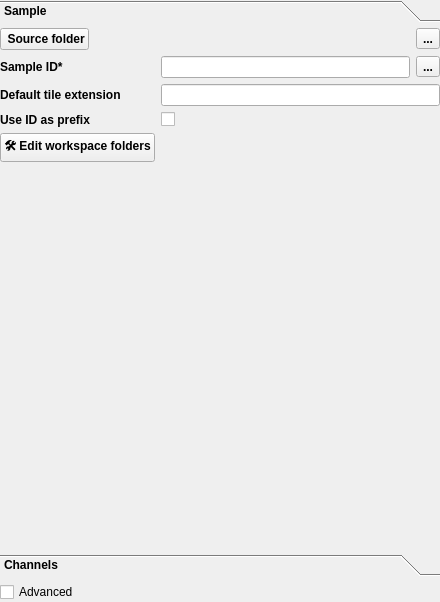
<?xml version="1.0" encoding="UTF-8"?>
<ui version="4.0">
 <class>SampleTab</class>
 <widget class="QWidget" name="SampleTab">
  <property name="geometry">
   <rect>
    <x>0</x>
    <y>0</y>
    <width>440</width>
    <height>602</height>
   </rect>
  </property>
  <property name="windowTitle">
   <string>Form</string>
  </property>
  <layout class="QVBoxLayout" name="verticalLayout">
   <property name="leftMargin">
    <number>0</number>
   </property>
   <property name="topMargin">
    <number>0</number>
   </property>
   <property name="rightMargin">
    <number>0</number>
   </property>
   <property name="bottomMargin">
    <number>0</number>
   </property>
   <item>
    <widget class="QToolBox" name="toolBox">
     <property name="font">
      <font>
       <bold>true</bold>
      </font>
     </property>
     <property name="currentIndex">
      <number>0</number>
     </property>
     <widget class="QWidget" name="samplePage">
      <property name="geometry">
       <rect>
        <x>0</x>
        <y>0</y>
        <width>440</width>
        <height>514</height>
       </rect>
      </property>
      <attribute name="label">
       <string>Sample</string>
      </attribute>
      <layout class="QFormLayout" name="formLayout">
       <property name="leftMargin">
        <number>0</number>
       </property>
       <property name="topMargin">
        <number>0</number>
       </property>
       <property name="rightMargin">
        <number>0</number>
       </property>
       <property name="bottomMargin">
        <number>0</number>
       </property>
       <item row="0" column="0">
        <widget class="QPushButton" name="srcFolderBtn">
         <property name="font">
          <font>
           <bold>true</bold>
          </font>
         </property>
         <property name="toolTip">
          <string>Select the sample forlder.</string>
         </property>
         <property name="whatsThis">
          <string>&lt;html&gt;&lt;head/&gt;&lt;body&gt;&lt;p&gt;Select the sample folder.&lt;/p&gt;&lt;p&gt;This should be the main folder of the sample, not the subfolder containing e.g. the raw data as all files will be read from and saved to this folder.&lt;/p&gt;&lt;/body&gt;&lt;/html&gt;</string>
         </property>
         <property name="text">
          <string> Source folder</string>
         </property>
         <property name="icon">
          <iconset theme="folder">
           <normaloff>.</normaloff>.</iconset>
         </property>
         <property name="shortcut">
          <string>Ctrl+O</string>
         </property>
        </widget>
       </item>
       <item row="0" column="1">
        <layout class="QHBoxLayout" name="horizontalLayout_10">
         <item>
          <widget class="QLabel" name="srcFolderTxt">
           <property name="sizePolicy">
            <sizepolicy hsizetype="Preferred" vsizetype="MinimumExpanding">
             <horstretch>0</horstretch>
             <verstretch>0</verstretch>
            </sizepolicy>
           </property>
           <property name="text">
            <string/>
           </property>
           <property name="wordWrap">
            <bool>true</bool>
           </property>
          </widget>
         </item>
         <item>
          <widget class="QToolButton" name="srcFolderBtnInfoToolButton">
           <property name="text">
            <string>...</string>
           </property>
           <property name="icon">
            <iconset resource="icons.qrc">
             <normaloff>:/icons/icons/info.svg</normaloff>:/icons/icons/info.svg</iconset>
           </property>
          </widget>
         </item>
        </layout>
       </item>
       <item row="1" column="0">
        <widget class="QLabel" name="sampleIdLabel">
         <property name="font">
          <font>
           <bold>true</bold>
          </font>
         </property>
         <property name="toolTip">
          <string>The unique ID of the sample</string>
         </property>
         <property name="whatsThis">
          <string>&lt;html&gt;&lt;head/&gt;&lt;body&gt;&lt;p&gt;The ID of the sample. Any string (ideally short) containing &lt;span style=&quot; font-weight:700;&quot;&gt;alphanumerical characters and underscores&lt;/span&gt;.&lt;/p&gt;&lt;p&gt;It is important that this ID remain &lt;span style=&quot; font-weight:700;&quot;&gt;unique within a study&lt;/span&gt; as this will be used to identify samples in the summary.&lt;/p&gt;&lt;/body&gt;&lt;/html&gt;</string>
         </property>
         <property name="text">
          <string>Sample ID*</string>
         </property>
         <property name="buddy">
          <cstring>sampleIdTxt</cstring>
         </property>
        </widget>
       </item>
       <item row="1" column="1">
        <layout class="QHBoxLayout" name="horizontalLayout_9">
         <item>
          <widget class="QLineEdit" name="sampleIdTxt"/>
         </item>
         <item>
          <widget class="QToolButton" name="sampleIdLabelInfoToolButton">
           <property name="text">
            <string>...</string>
           </property>
           <property name="icon">
            <iconset resource="icons.qrc">
             <normaloff>:/icons/icons/info.svg</normaloff>:/icons/icons/info.svg</iconset>
           </property>
          </widget>
         </item>
        </layout>
       </item>
       <item row="2" column="0">
        <widget class="QLabel" name="defautlTileExtensionLabel">
         <property name="font">
          <font>
           <bold>true</bold>
          </font>
         </property>
         <property name="toolTip">
          <string>Prefix all the file names by the sample ID</string>
         </property>
         <property name="text">
          <string>Default tile extension</string>
         </property>
         <property name="buddy">
          <cstring>sampleIdTxt</cstring>
         </property>
        </widget>
       </item>
       <item row="2" column="1">
        <widget class="QLineEdit" name="defaultTileExtensionLineEdit"/>
       </item>
       <item row="3" column="0">
        <widget class="QLabel" name="useIdAsPrefixLabel">
         <property name="font">
          <font>
           <bold>true</bold>
          </font>
         </property>
         <property name="toolTip">
          <string>Prefix all the file names by the sample ID</string>
         </property>
         <property name="text">
          <string>Use ID as prefix</string>
         </property>
         <property name="buddy">
          <cstring>sampleIdTxt</cstring>
         </property>
        </widget>
       </item>
       <item row="3" column="1">
        <widget class="QCheckBox" name="useIdAsPrefixCheckBox">
         <property name="text">
          <string/>
         </property>
        </widget>
       </item>
       <item row="4" column="0">
        <widget class="QPushButton" name="editWorkspaceFoldersPushButton">
         <property name="font">
          <font>
           <bold>true</bold>
          </font>
         </property>
         <property name="toolTip">
          <string>Select the sample forlder.</string>
         </property>
         <property name="whatsThis">
          <string>&lt;html&gt;&lt;head/&gt;&lt;body&gt;&lt;p&gt;Select the sample folder.&lt;/p&gt;&lt;p&gt;This should be the main folder of the sample, not the subfolder containing e.g. the raw data as all files will be read from and saved to this folder.&lt;/p&gt;&lt;/body&gt;&lt;/html&gt;</string>
         </property>
         <property name="text">
          <string>🛠️ Edit workspace folders</string>
         </property>
         <property name="icon">
          <iconset theme="folder">
           <normaloff>.</normaloff>.</iconset>
         </property>
         <property name="shortcut">
          <string>Ctrl+W</string>
         </property>
        </widget>
       </item>
       <item row="5" column="0">
        <spacer name="verticalSpacer">
         <property name="orientation">
          <enum>Qt::Vertical</enum>
         </property>
         <property name="sizeHint" stdset="0">
          <size>
           <width>20</width>
           <height>40</height>
          </size>
         </property>
        </spacer>
       </item>
      </layout>
     </widget>
     <widget class="QWidget" name="channelsPage">
      <property name="geometry">
       <rect>
        <x>0</x>
        <y>0</y>
        <width>440</width>
        <height>514</height>
       </rect>
      </property>
      <attribute name="label">
       <string>Channels</string>
      </attribute>
      <layout class="QGridLayout" name="gridLayout">
       <property name="leftMargin">
        <number>0</number>
       </property>
       <property name="topMargin">
        <number>0</number>
       </property>
       <property name="rightMargin">
        <number>0</number>
       </property>
       <property name="bottomMargin">
        <number>0</number>
       </property>
       <item row="3" column="1">
        <widget class="QPushButton" name="updateWorkspacePushButton">
         <property name="text">
          <string>Update Workspace</string>
         </property>
        </widget>
       </item>
       <item row="0" column="1">
        <widget class="QPushButton" name="launchPatternWizardPushButton">
         <property name="toolTip">
          <string>Launch the paths helper wizard popup window</string>
         </property>
         <property name="whatsThis">
          <string>&lt;html&gt;&lt;head/&gt;&lt;body&gt;&lt;p&gt;This will &lt;span style=&quot; font-weight:700;&quot;&gt;open a new window with a wizard&lt;/span&gt; to help you construct the patterns for the paths.&lt;/p&gt;&lt;p&gt;&lt;span style=&quot; font-weight:700;&quot;&gt;For each channel&lt;/span&gt;:&lt;/p&gt;&lt;p&gt;    ∙ Select what type this channel is (autofluorescence, raw ...)&lt;/p&gt;&lt;p&gt;    ∙ For each group of digits highlighted as question marks, select the corresponding axis from the drop down menu.&lt;/p&gt;&lt;p&gt;    ∙ Click &amp;quot;Validate&amp;quot;&lt;br/&gt;&lt;/p&gt;&lt;p&gt;&lt;span style=&quot; font-weight:700;&quot;&gt;Once done, click &amp;quot;Apply&amp;quot;&lt;/span&gt;&lt;/p&gt;&lt;/body&gt;&lt;/html&gt;</string>
         </property>
         <property name="text">
          <string>Auto detect raw file patterns</string>
         </property>
         <property name="icon">
          <iconset resource="icons.qrc">
           <normaloff>:/icons/icons/magic_wand.svg</normaloff>:/icons/icons/magic_wand.svg</iconset>
         </property>
        </widget>
       </item>
       <item row="1" column="1">
        <widget class="QToolButton" name="launchPatternWizardPushButtonInfoToolButton">
         <property name="text">
          <string>...</string>
         </property>
         <property name="icon">
          <iconset resource="icons.qrc">
           <normaloff>:/icons/icons/info.svg</normaloff>:/icons/icons/info.svg</iconset>
         </property>
        </widget>
       </item>
       <item row="0" column="0">
        <spacer name="horizontalSpacer">
         <property name="orientation">
          <enum>Qt::Horizontal</enum>
         </property>
         <property name="sizeHint" stdset="0">
          <size>
           <width>265</width>
           <height>20</height>
          </size>
         </property>
        </spacer>
       </item>
       <item row="2" column="0" colspan="2">
        <layout class="QVBoxLayout" name="channelsParamsTabWidgetLayout">
         <item>
          <widget class="QTabWidget" name="channelsParamsTabWidget">
           <property name="currentIndex">
            <number>1</number>
           </property>
           <widget class="QWidget" name="tab">
            <attribute name="title">
             <string>Channel 0</string>
            </attribute>
            <widget class="QPushButton" name="pushButton">
             <property name="geometry">
              <rect>
               <x>330</x>
               <y>410</y>
               <width>83</width>
               <height>24</height>
              </rect>
             </property>
             <property name="text">
              <string>PushButton</string>
             </property>
            </widget>
           </widget>
           <widget class="QWidget" name="tab_2">
            <attribute name="title">
             <string>+</string>
            </attribute>
            <layout class="QHBoxLayout" name="horizontalLayout"/>
           </widget>
          </widget>
         </item>
        </layout>
       </item>
       <item row="3" column="0">
        <widget class="QToolButton" name="removeCurrentChannelToolButton">
         <property name="text">
          <string>Remove current channel</string>
         </property>
         <property name="icon">
          <iconset theme="list-remove">
           <normaloff>.</normaloff>.</iconset>
         </property>
         <property name="toolButtonStyle">
          <enum>Qt::ToolButtonTextBesideIcon</enum>
         </property>
        </widget>
       </item>
      </layout>
     </widget>
    </widget>
   </item>
   <item>
    <widget class="QCheckBox" name="advancedCheckBox">
     <property name="text">
      <string>Advanced</string>
     </property>
    </widget>
   </item>
  </layout>
 </widget>
 <resources>
  <include location="icons.qrc"/>
 </resources>
 <connections/>
</ui>
